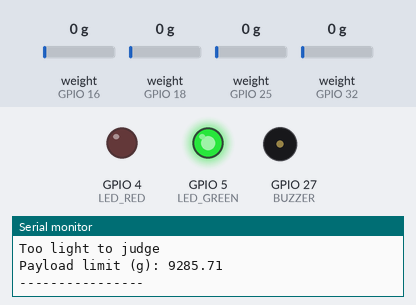
This sketch was run on a simulated ESP32. On the bench: output pins drawn as LEDs (lit = HIGH), buzzer (waves = sounding, pin HIGH), the last lines printed to the serial monitor. The test bench sets the inputs (shaded band); at power-on: weight on the scale (sensors on GPIO 16, GPIO 18, GPIO 25, GPIO 32) 0 g.

Above: at 7.5 s.
7.6 s: weight on the scale (sensor on GPIO 16) set to 944 g
10.6 s: weight on the scale (sensor on GPIO 16) set to 1012 g
At 12.2 s:
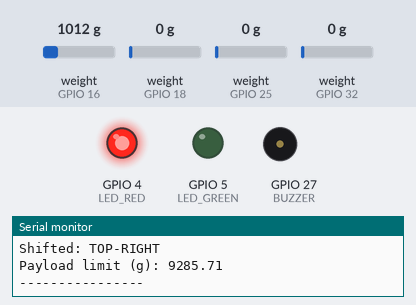
At 12.59 s:
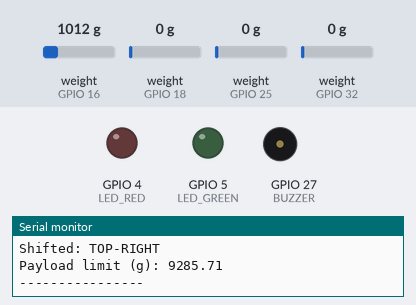
13.6 s: weight on the scale (sensor on GPIO 18) set to 100 g
16.6 s: weight on the scale (sensor on GPIO 25) set to 1250 g
19.6 s: weight on the scale (sensor on GPIO 32) set to 1250 g
22.6 s: weight on the scale (sensor on GPIO 18) set to 537 g
25.6 s: weight on the scale (sensor on GPIO 18) set to 594 g
At 28.0 s:
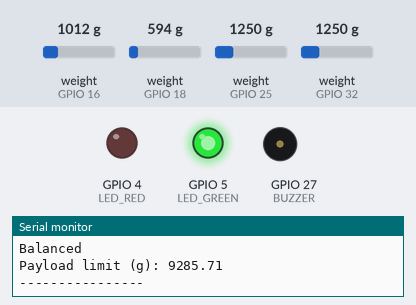
Timing chart, 0 to 29.5 s (numbered marks = the images above; inputs shaded):
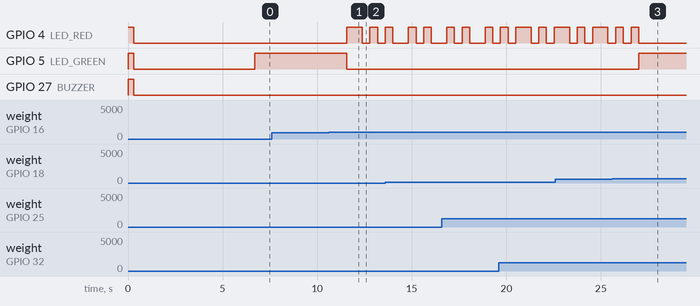

Measured:
- the behaviour switches between 1011 and 1012 g on weight on the scale (sensor on GPIO 16) (found by bisection; images 0 and 1)
- the behaviour switches between 593 and 594 g on weight on the scale (sensor on GPIO 18) (found by bisection; images 2 and 3)
- after the input at 10.6 s, GPIO 5 (LED_GREEN): HIGH → LOW after 0.97 s instead of 1.8 s
- after the input at 25.6 s, GPIO 5 (LED_GREEN): LOW → HIGH after 1.4 s
- by itself, GPIO 4 (LED_RED): alternates HIGH for 0.40 s and LOW for 0.41 s, 4 changes in all, then stays LOW

The sketch:

static_overload.ino
```cpp
#include "HX711.h"

// ---- Pins ----
// Index order everywhere: 0 = RT, 1 = LT, 2 = RB, 3 = LB
const uint8_t HX_DT[4]  = {16, 18, 25, 32};
const uint8_t HX_SCK[4] = {17, 19, 26, 33};
const uint8_t BUZZER = 27, LED_RED = 4, LED_GREEN = 5;

// ---- Calibration (per channel, MUST be measured) ----
float scaleF[4] = {420.0f, 420.0f, 420.0f, 420.0f};   // counts per gram, placeholder

// ---- Geometry (mm): origin at left-bottom, +x right, +y top ----
const float l = 300.0;
const float b = 200.0;

// ---- Thresholds (placeholders until real hardware) ----
const float tolX = 0.10;
const float tolY = 0.10;
const float minTotal = 500.0;
const float emptyWeight = 5000.0;
const float emptyRatio = 0.35;
const float cellMax = 5000.0;

// ---- Result of one evaluation ----
struct Result {
  float F_net;
  float cogX, cogY;
  float dx, dy;
  float Mx, My;
  bool tooLight;
  const char* dirV;
  const char* dirH;
  float payloadLimit;
  bool overload;
  bool cellOver[4];               // RT, LT, RB, LB
  bool anyCellOver;
};

// ---- Logic layer (unchanged) ----
Result evaluate(float F_RT, float F_LT, float F_RB, float F_LB) {
  Result r;

  r.F_net = F_RT + F_LT + F_RB + F_LB;

  float centreX = l / 2.0;
  float centreY = b / 2.0;

  // payload limit first: the moment limit is built from it
  float gvw = emptyWeight / emptyRatio;
  r.payloadLimit = gvw - emptyWeight;
  if (r.payloadLimit > 4.0 * cellMax) r.payloadLimit = 4.0 * cellMax;
  r.overload = (r.F_net > r.payloadLimit);

  // moment about the board centre (no division, so noise stays small)
  r.Mx = (F_RT + F_RB) * l - r.F_net * centreX;
  r.My = (F_RT + F_LT) * b - r.F_net * centreY;

  // offset, for display only
  if (r.F_net > 0.0) {
    r.cogX = (F_RT * l + F_RB * l) / r.F_net;
    r.cogY = (F_RT * b + F_LT * b) / r.F_net;
  } else {
    r.cogX = centreX;
    r.cogY = centreY;
  }
  r.dx = r.cogX - centreX;
  r.dy = r.cogY - centreY;

  // moment limit = full payload at the allowed offset
  float limitMx = r.payloadLimit * tolX * (l / 2.0);
  float limitMy = r.payloadLimit * tolY * (b / 2.0);

  r.tooLight = (r.F_net < minTotal);
  r.dirV = "";
  r.dirH = "";
  if (r.My > limitMy)       r.dirV = "TOP";
  else if (r.My < -limitMy) r.dirV = "BOTTOM";
  if (r.Mx > limitMx)       r.dirH = "RIGHT";
  else if (r.Mx < -limitMx) r.dirH = "LEFT";

  r.cellOver[0] = (F_RT > cellMax);
  r.cellOver[1] = (F_LT > cellMax);
  r.cellOver[2] = (F_RB > cellMax);
  r.cellOver[3] = (F_LB > cellMax);
  r.anyCellOver = r.cellOver[0] || r.cellOver[1] || r.cellOver[2] || r.cellOver[3];

  return r;
}

// ---- Input layer ----
HX711 hx[4];
long  offsetRaw[4];
float rawEma[4];
unsigned long lastReadMs[4];
bool cellFault[4] = {false, false, false, false};
const unsigned long SENSOR_TIMEOUT_MS = 1000;

// Returns false if any HX711 doesn't answer (read() would hang otherwise)
bool initCells() {
  const char* names[4] = {"RT", "LT", "RB", "LB"};
  bool ok = true;
  for (int i = 0; i < 4; i++) {
    hx[i].begin(HX_DT[i], HX_SCK[i]);
    if (!hx[i].wait_ready_timeout(1000)) {
      Serial.printf("ERROR: HX711 %s not responding (DT=%d SCK=%d)\n",
                    names[i], HX_DT[i], HX_SCK[i]);
      ok = false;
    }
  }
  if (!ok) return false;

  Serial.println("Keep the platform EMPTY and still...");
  delay(2000);
  for (int i = 0; i < 4; i++) {
    offsetRaw[i] = hx[i].read_average(10);
    rawEma[i] = (float)offsetRaw[i];
    lastReadMs[i] = millis();
  }
  return true;
}

// Non-blocking: only reads a cell if it has a fresh sample
bool getForces(float f[4]) {
  unsigned long now = millis();
  bool allOk = true;

  for (int i = 0; i < 4; i++) {
    if (hx[i].is_ready()) {
      long raw = hx[i].read();
      rawEma[i] += 0.3f * ((float)raw - rawEma[i]);
      lastReadMs[i] = now;
      cellFault[i] = false;
    } else if (now - lastReadMs[i] > SENSOR_TIMEOUT_MS) {
      cellFault[i] = true;
      allOk = false;
    }
    f[i] = (rawEma[i] - (float)offsetRaw[i]) / scaleF[i];
  }
  return allOk;
}

// ---- Output layer ----
void setOutputs(const Result& r) {
  unsigned long now = millis();
  bool alarm = r.overload || r.anyCellOver;
  bool warn  = (r.dirV[0] != '\0' || r.dirH[0] != '\0');

  if (alarm) {                         // red solid + buzzer pulsing
    digitalWrite(LED_GREEN, LOW);
    digitalWrite(LED_RED, HIGH);
    digitalWrite(BUZZER, (now / 150) % 2);
  } else if (warn) {                   // red blinking
    digitalWrite(LED_GREEN, LOW);
    digitalWrite(LED_RED, (now / 500) % 2);
    digitalWrite(BUZZER, LOW);
  } else {                             // green (balanced, or too light to judge)
    digitalWrite(LED_GREEN, HIGH);
    digitalWrite(LED_RED, LOW);
    digitalWrite(BUZZER, LOW);
  }
}

void printResult(const Result& r) {
  Serial.print("F_net (g): ");
  Serial.println(r.F_net);
  Serial.print("CoG (mm): ");
  Serial.print(r.cogX);
  Serial.print(", ");
  Serial.println(r.cogY);
  Serial.print("Offset dx, dy (mm): ");
  Serial.print(r.dx);
  Serial.print(", ");
  Serial.println(r.dy);
  Serial.print("Moment Mx, My (g*mm): ");
  Serial.print(r.Mx);
  Serial.print(", ");
  Serial.println(r.My);

  if (r.tooLight) {
    Serial.println("Too light to judge");
  } else if (r.dirV[0] == '\0' && r.dirH[0] == '\0') {
    Serial.println("Balanced");
  } else {
    Serial.print("Shifted: ");
    Serial.print(r.dirV);
    if (r.dirV[0] != '\0' && r.dirH[0] != '\0') Serial.print("-");
    Serial.println(r.dirH);
  }

  Serial.print("Payload limit (g): ");
  Serial.println(r.payloadLimit);
  if (r.overload) Serial.println("OVERLOAD");

  if (r.anyCellOver) {
    Serial.print("CELL OVERLOAD:");
    if (r.cellOver[0]) Serial.print(" RT");
    if (r.cellOver[1]) Serial.print(" LT");
    if (r.cellOver[2]) Serial.print(" RB");
    if (r.cellOver[3]) Serial.print(" LB");
    Serial.println();
  }

  Serial.println("----------------");
}

void setup() {
  Serial.begin(115200);
  pinMode(BUZZER, OUTPUT);
  pinMode(LED_RED, OUTPUT);
  pinMode(LED_GREEN, OUTPUT);

  // Startup test: both LEDs + buzzer on for 300 ms
  digitalWrite(LED_RED, HIGH);
  digitalWrite(LED_GREEN, HIGH);
  digitalWrite(BUZZER, HIGH);
  delay(300);
  digitalWrite(LED_RED, LOW);
  digitalWrite(LED_GREEN, LOW);
  digitalWrite(BUZZER, LOW);

  if (!initCells()) {
    while (true) {                     // blink red forever if a sensor is missing
      digitalWrite(LED_RED, HIGH); delay(200);
      digitalWrite(LED_RED, LOW);  delay(200);
    }
  }
  Serial.println("Running.");
}

void loop() {
  static unsigned long lastPrint = 0;
  unsigned long now = millis();

  float f[4];                          // RT, LT, RB, LB in grams
  bool sensorsOk = getForces(f);

  if (!sensorsOk) {
    digitalWrite(LED_GREEN, LOW);
    digitalWrite(LED_RED, (now / 150) % 2);   // fast red blink = sensor fault
    digitalWrite(BUZZER, (now / 150) % 2);
    if (now - lastPrint >= 500) {
      lastPrint = now;
      const char* names[4] = {"RT", "LT", "RB", "LB"};
      Serial.print("SENSOR FAULT:");
      for (int i = 0; i < 4; i++) {
        if (cellFault[i]) Serial.printf(" %s", names[i]);
      }
      Serial.println();
    }
    return;
  }

  Result r = evaluate(f[0], f[1], f[2], f[3]);
  setOutputs(r);

  if (now - lastPrint >= 500) {
    lastPrint = now;
    printResult(r);
  }
}
```
